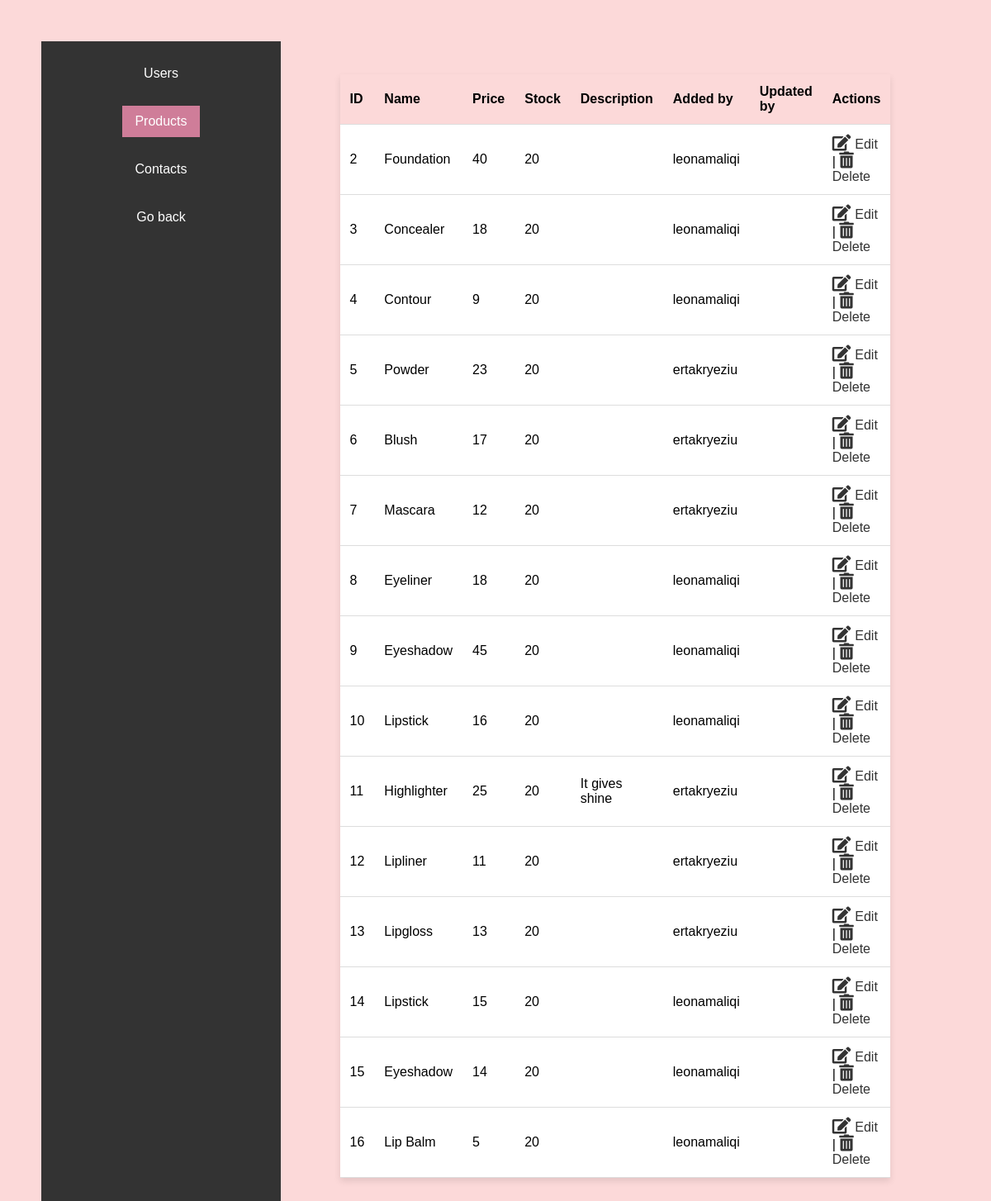
The app's page /dashboard.php?page=products (signed in) with its own data.
### tables this page shows
CREATE TABLE `products` (
  `id` int(11) NOT NULL,
  `name` varchar(255) NOT NULL,
  `price` int(11) NOT NULL,
  `image_url` varchar(255) NOT NULL,
  `stock` int(11) NOT NULL,
  `description` varchar(255) NOT NULL,
  `username` varchar(255) NOT NULL,
  `updated_by` varchar(255) NOT NULL
);

### products_list.php (the view, shortened to what this page needs)
<?php
include 'database.php';
$sql = "SELECT * FROM products";
$result = $conn->query($sql);
?>
<!DOCTYPE html>
<html lang="en">
<head>
    <link rel="stylesheet" href="https://cdnjs.cloudflare.com/ajax/libs/font-awesome/5.15.3/css/all.min.css">
</head>
<body>
    <table>
        <tr>
            <th>ID</th>
            <th>Name</th>
            <th>Price</th>
            <th>Stock</th>
            <th>Description</th>
            <th>Added by</th>
            <th>Updated by</th>
            <th>Actions</th>
        </tr>
        <?php while ($row = $result->fetch_assoc()) : ?>
            <tr>
                <td><?php echo $row['id']; ?></td>
                <td><?php echo $row['name']; ?></td>
                <td><?php echo $row['price']; ?></td>
                <td><?php echo $row['stock']; ?></td>
                <td><?php echo $row['description']; ?></td>
                <td><?php echo $row['username']; ?></td>
                <td><?php echo $row['updated_by'] ?></td>
                <td>
                    <a href='edit_product.php?id=<?php echo $row['id']; ?>'><i class='fas fa-edit action-icons'></i>Edit</a> |
                    <a href='delete_product.php?id=<?php echo $row['id']; ?>'><i class='fas fa-trash-alt action-icons'></i>Delete</a>
                </td>
            </tr>
        <?php endwhile; ?>
    </table>
</body>
</html>

### dashboard.php (shortened to what this page needs)
<!DOCTYPE html>
<html lang="en">
<head>
</head>
<body>
    <div id="navigation">
        <?php
            $activePage = isset($_GET['page']) ? $_GET['page'] : 'users';
            $pages = [
                'users' => 'Users',
                'products' => 'Products',
                'contacts' => 'Contacts'
            ];
            foreach ($pages as $key => $label) {
                $isActive = $key === $activePage ? 'active' : '';
                echo "<a href='dashboard.php?page=$key'><button class='$isActive'>$label</button></a>";
            }
        ?>
        <a href="projekti.php"><button id="goBack">Go back</button></a>
    </div>
    <div class="content">
        <?php
        if ($activePage == 'users') {
            include 'users_list.php';
        } elseif ($activePage == 'products') {
            include 'products_list.php';
        } elseif ($activePage == 'contacts') {
            include 'contacts_list.php';
        }
        ?>
    </div>
</body>
</html>

### dashboard.php (style rules this page uses)
body { display: flex; font-family: Arial, sans-serif; margin: 0; min-height: 100vh; background-color: #fcd9d9; }
#navigation { width: 250px; background-color: #333; padding: 20px; color: #fff; text-align: center; display: flex; flex-direction: column; align-items: center; }
button { background-color: #333; color: #fff; border: none; padding: 10px 15px; font-size: 16px; cursor: pointer; margin-bottom: 10px; width: 100%; transition: background-color 0.3s ease; }
button.active { background-color: #cf7d99; }
.content { flex: 1; padding: 20px; }
#goBack { margin-top: auto; }

### products_list.php (style rules this page uses)
body { background-color: #fcd9d9; font-family: Arial, sans-serif; padding: 50px; box-sizing: border-box; }
table { width: 80%; margin: 20px auto; border-collapse: collapse; background-color: #fff; box-shadow: 0 4px 8px rgba(0, 0, 0, 0.1); }
th, td { padding: 12px; text-align: left; border-bottom: 1px solid #ddd; }
th { background-color: #fcd9d9; }
td { background-color: #fff; }
a { text-decoration: none; color: #333; }
button { background-color: #333; color: #fff; border: none; padding: 10px 15px; font-size: 16px; cursor: pointer; margin-bottom: 20px; }
.action-icons { font-size: 20px; margin-right: 5px; }

### records on screen
products: id "2", name "Foundation", price "40", stock "20", username "leonamaliqi"
products: id "3", name "Concealer", price "18", stock "20", username "leonamaliqi"
products: id "4", name "Contour", price "9", stock "20", username "leonamaliqi"
products: id "5", name "Powder", price "23", stock "20", username "ertakryeziu"
products: id "6", name "Blush", price "17", stock "20", username "ertakryeziu"
products: id "7", name "Mascara", price "12", stock "20", username "ertakryeziu"
products: id "8", name "Eyeliner", price "18", stock "20", username "leonamaliqi"
products: id "9", name "Eyeshadow", price "45", stock "20", username "leonamaliqi"
products: id "10", name "Lipstick", price "16", stock "20", username "leonamaliqi"
products: id "11", name "Highlighter", price "25", stock "20", description "It gives shine", username "ertakryeziu"
products: id "12", name "Lipliner", price "11", stock "20", username "ertakryeziu"
products: id "13", name "Lipgloss", price "13", stock "20", username "ertakryeziu"
products: id "14", name "Lipstick", price "15", stock "20", username "leonamaliqi"
products: id "15", name "Eyeshadow", price "14", stock "20", username "leonamaliqi"
products: id "16", name "Lip Balm", price "5", stock "20", username "leonamaliqi"

### other values on screen
$label "Users"
$label "Products"
$label "Contacts"
